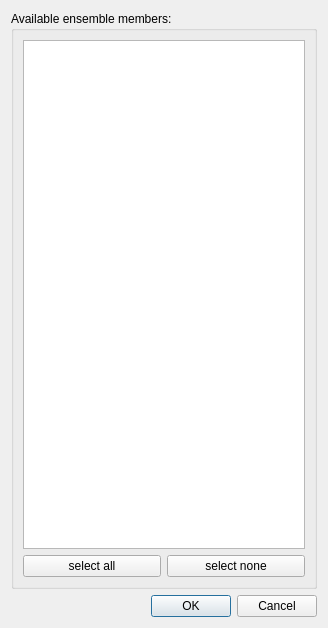
<?xml version="1.0" encoding="UTF-8"?>
<ui version="4.0">
 <class>MMemberSelectionDialog</class>
 <widget class="QDialog" name="MMemberSelectionDialog">
  <property name="geometry">
   <rect>
    <x>0</x>
    <y>0</y>
    <width>328</width>
    <height>628</height>
   </rect>
  </property>
  <property name="windowTitle">
   <string>Select ensemble members</string>
  </property>
  <layout class="QVBoxLayout" name="verticalLayout">
   <item>
    <widget class="QGroupBox" name="groupBox">
     <property name="title">
      <string>Available ensemble members:</string>
     </property>
     <layout class="QVBoxLayout" name="verticalLayout_2">
      <item>
       <widget class="QListWidget" name="availableMembers"/>
      </item>
      <item>
       <layout class="QHBoxLayout" name="horizontalLayout">
        <item>
         <widget class="QPushButton" name="selectAllButton">
          <property name="text">
           <string>select all</string>
          </property>
         </widget>
        </item>
        <item>
         <widget class="QPushButton" name="selectNoneButton">
          <property name="text">
           <string>select none</string>
          </property>
         </widget>
        </item>
       </layout>
      </item>
     </layout>
    </widget>
   </item>
   <item>
    <widget class="QDialogButtonBox" name="buttonBox">
     <property name="orientation">
      <enum>Qt::Horizontal</enum>
     </property>
     <property name="standardButtons">
      <set>QDialogButtonBox::Cancel|QDialogButtonBox::Ok</set>
     </property>
    </widget>
   </item>
  </layout>
 </widget>
 <resources/>
 <connections>
  <connection>
   <sender>buttonBox</sender>
   <signal>accepted()</signal>
   <receiver>MMemberSelectionDialog</receiver>
   <slot>accept()</slot>
   <hints>
    <hint type="sourcelabel">
     <x>248</x>
     <y>254</y>
    </hint>
    <hint type="destinationlabel">
     <x>157</x>
     <y>274</y>
    </hint>
   </hints>
  </connection>
  <connection>
   <sender>buttonBox</sender>
   <signal>rejected()</signal>
   <receiver>MMemberSelectionDialog</receiver>
   <slot>reject()</slot>
   <hints>
    <hint type="sourcelabel">
     <x>316</x>
     <y>260</y>
    </hint>
    <hint type="destinationlabel">
     <x>286</x>
     <y>274</y>
    </hint>
   </hints>
  </connection>
 </connections>
</ui>
